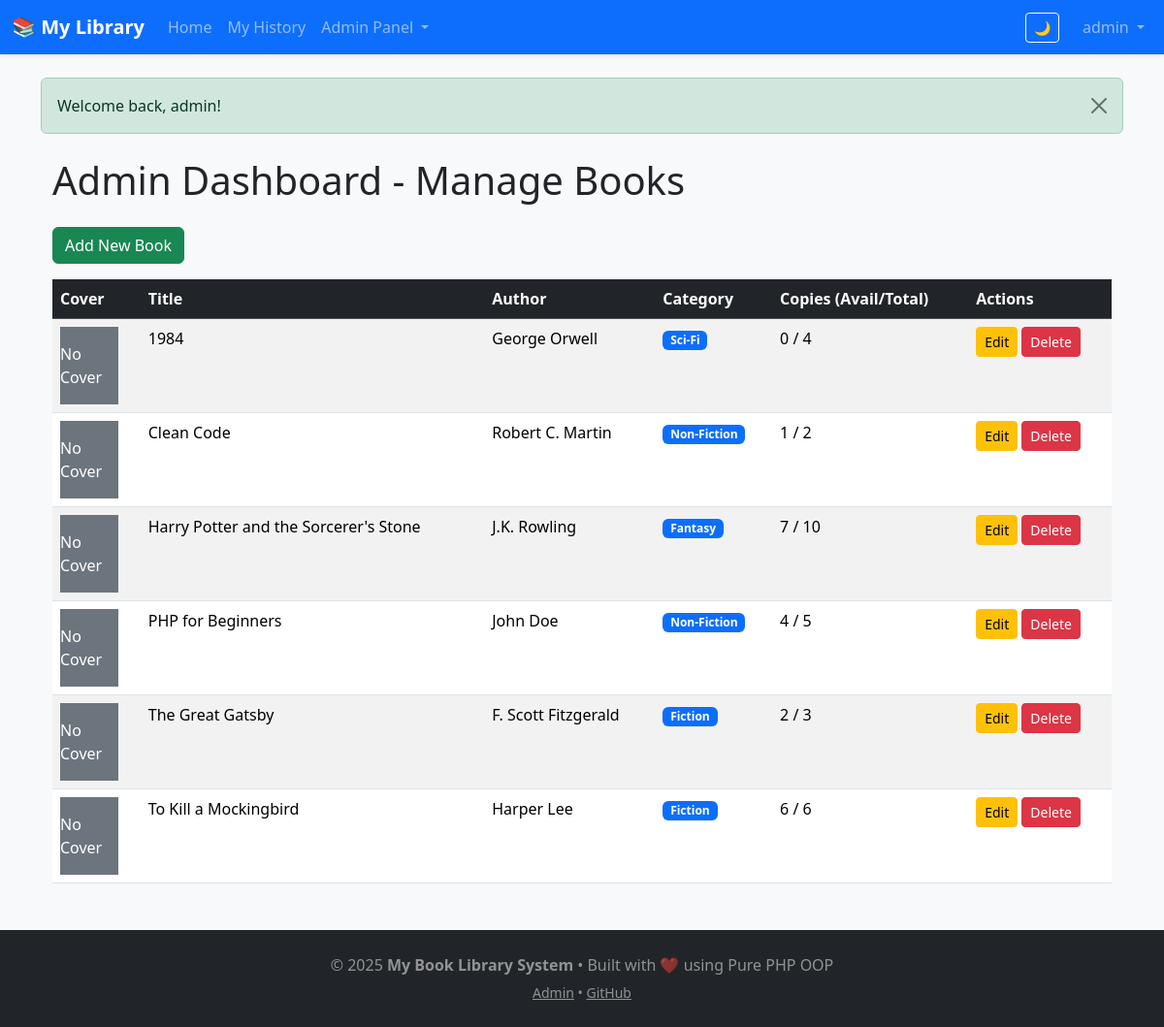
/admin/index.php (signed in), run on the app's committed database.
### tables this page shows
CREATE TABLE books (
    id VARCHAR(50) PRIMARY KEY,
    title VARCHAR(255) NOT NULL,
    author VARCHAR(255) NOT NULL,
    year INT NOT NULL,
    cover_image VARCHAR(255) NULL,
    category VARCHAR(50) DEFAULT 'Uncategorized',
    total_copies INT DEFAULT 1,
    available_copies INT DEFAULT 1,
    created_at TIMESTAMP DEFAULT CURRENT_TIMESTAMP
);

### src/Library.php (called while the page is built, shortened)
<?php
class Library
{
    private \PDO $pdo;
    private array $books = [];
    public function __construct() {
        $config = include __DIR__ . '/../config/database.php';
        $dsn = "mysql:host={$config['host']};dbname={$config['dbname']};charset={$config['charset']}";
        $options = [
            \PDO::ATTR_ERRMODE            => \PDO::ERRMODE_EXCEPTION,
            \PDO::ATTR_DEFAULT_FETCH_MODE => \PDO::FETCH_ASSOC,
            \PDO::ATTR_EMULATE_PREPARES   => false,
        ];
        try {
            $this->pdo = new \PDO($dsn, $config['username'], $config['password'], $options);
        } catch (\PDOException $e) {
            die("Database connection failed: " . $e->getMessage());
        }
        $this->loadAllBooks();
    }
    private function loadAllBooks(): void
    {
        $stmt = $this->pdo->query("SELECT * FROM books ORDER BY title");
        while ($row = $stmt->fetch()) {
            $book = Book::fromArray($row);
            $this->books[$book->getId()] = $book;
        }
    }
    public function getAllBooks(): array
    {
        return $this->books;
    }
}

### src/Book.php (called while the page is built, shortened)
<?php
class Book
{
    protected string $id;
    protected string $title;
    protected string $author;
    protected ?string $coverImage = null;
    protected string $category = 'Uncategorized';
    protected int $totalCopies = 1;
    protected int $availableCopies = 1;
    public function __construct(
        string $title,
        string $author,
        int $year,
        int $totalCopies = 1,
        ?string $coverImage = null,
        string $category = 'Uncategorized',
        ?string $id = null
    ) {
        $this->id = $id ?? uniqid('book_', true);
        $this->title = trim($title);
        $this->author = trim($author);
        $this->coverImage = $coverImage;
        $this->category = $category;
        $this->totalCopies = max(1, $totalCopies);
        $this->availableCopies = $this->totalCopies;
    }
    public function getId(): string
    {
        return $this->id;
    }
    public function getTitle(): string
    {
        return $this->title;
    }
    public function getAuthor(): string
    {
        return $this->author;
    }
    public function getCoverImage(): ?string
    {
        return $this->coverImage;
    }
    public function getCategory(): string
    {
        return $this->category;
    }
    public function getTotalCopies(): int
    {
        return $this->totalCopies;
    }
    public function getAvailableCopies(): int
    {
        return $this->availableCopies;
    }
    public static function fromArray(array $data): self
    {
        $book = new self(
            $data['title'],
            $data['author'],
            $data['year'],
            $data['total_copies'] ?? 1,
            $data['cover_image'] ?? null,
            $data['category'] ?? 'Uncategorized',
            $data['id'] ?? null
        );
        $book->availableCopies = $data['available_copies'] ?? $book->totalCopies;
        return $book;
    }
}

### admin/index.php (the view, shortened to what this page needs)
<?php
require_once __DIR__ . '/../includes/functions.php';
$library = new Library();
$books = $library->getAllBooks();
include '../views/header.php';
?>
<div class="container mt-4">
    <h1 class="mb-4">Admin Dashboard - Manage Books</h1>
    <a href="add-book.php" class="btn btn-success mb-3">Add New Book</a>
    <table class="table table-striped table-hover">
        <thead class="table-dark">
            <tr>
                <th>Cover</th>
                <th>Title</th>
                <th>Author</th>
                <th>Category</th>
                <th>Copies (Avail/Total)</th>
                <th>Actions</th>
            </tr>
        </thead>
        <tbody>
            <?php foreach ($books as $book): ?>
                <tr>
                    <td>
                        <?php if ($book->getCoverImage()): ?>
                            <img src="<?= baseUrl() ?>/public/uploads/covers/<?= htmlspecialchars($book->getCoverImage()) ?>"
                                alt="Cover" style="width:60px; height:80px; object-fit:cover;">
                        <?php else: ?>
                            <div class="bg-secondary text-white d-flex align-items-center justify-content-center"
                                style="width:60px; height:80px;">No Cover</div>
                        <?php endif; ?>
                    </td>
                    <td><?= htmlspecialchars($book->getTitle()) ?></td>
                    <td><?= htmlspecialchars($book->getAuthor()) ?></td>
                    <td><span class="badge bg-primary"><?= htmlspecialchars($book->getCategory()) ?></span></td>
                    <td><?= $book->getAvailableCopies() ?> / <?= $book->getTotalCopies() ?></td>
                    <td>
                        <a href="add-book.php?id=<?= $book->getId() ?>" class="btn btn-warning btn-sm">Edit</a>
                        <a href="delete-book.php?id=<?= $book->getId() ?>"
                            class="btn btn-danger btn-sm"
                            onclick="return confirm('Delete forever?')">Delete</a>
                    </td>
                </tr>
            <?php endforeach; ?>
        </tbody>
    </table>
</div>
<?php include '../views/footer.php'; ?>

### views/header.php (style rules this page uses)
body { background-color: #f8f9fa; }

### data on the page
books: shows "No Cover", title "1984", author "George Orwell", category "Sci-Fi", available_copies "0", total_copies "4"
books: shows "No Cover", title "Clean Code", author "Robert C. Martin", category "Non-Fiction", available_copies "1", total_copies "2"
books: shows "No Cover", title "Harry Potter and the Sorcerer's Stone", author "J.K. Rowling", category "Fantasy", available_copies "7", total_copies "10"
books: shows "No Cover", title "PHP for Beginners", author "John Doe", category "Non-Fiction", available_copies "4", total_copies "5"
books: shows "No Cover", title "The Great Gatsby", author "F. Scott Fitzgerald", category "Fiction", available_copies "2", total_copies "3"
books: shows "No Cover", title "To Kill a Mockingbird", author "Harper Lee", category "Fiction", available_copies "6", total_copies "6"

### other printed values
Auth::user() "admin"
$msg['text'] "Welcome back, admin!"
